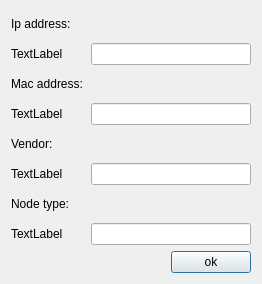
<?xml version="1.0" encoding="UTF-8"?>
<ui version="4.0">
 <class>Dialog</class>
 <widget class="QDialog" name="Dialog">
  <property name="geometry">
   <rect>
    <x>0</x>
    <y>0</y>
    <width>262</width>
    <height>284</height>
   </rect>
  </property>
  <property name="windowTitle">
   <string>Dialog</string>
  </property>
  <layout class="QGridLayout" name="gridLayout">
   <item row="1" column="1" colspan="2">
    <widget class="QLineEdit" name="nodeIpLineEdit"/>
   </item>
   <item row="3" column="0">
    <widget class="QLabel" name="nodeMacIconLabel">
     <property name="text">
      <string>TextLabel</string>
     </property>
    </widget>
   </item>
   <item row="3" column="1" colspan="2">
    <widget class="QLineEdit" name="nodeMacLineEdit"/>
   </item>
   <item row="5" column="0">
    <widget class="QLabel" name="nodeVendorIconLabel">
     <property name="text">
      <string>TextLabel</string>
     </property>
    </widget>
   </item>
   <item row="2" column="0" colspan="2">
    <widget class="QLabel" name="nodeMacTextLabel">
     <property name="text">
      <string>Mac address:</string>
     </property>
    </widget>
   </item>
   <item row="4" column="0" colspan="2">
    <widget class="QLabel" name="nodeVendorTextLabel">
     <property name="text">
      <string>Vendor:</string>
     </property>
    </widget>
   </item>
   <item row="0" column="0" colspan="2">
    <widget class="QLabel" name="nodeIpTextLabel">
     <property name="text">
      <string>Ip address:</string>
     </property>
    </widget>
   </item>
   <item row="5" column="1" colspan="2">
    <widget class="QLineEdit" name="nodeVendorLineEdit"/>
   </item>
   <item row="7" column="0">
    <widget class="QLabel" name="nodeTypeIconLabel">
     <property name="text">
      <string>TextLabel</string>
     </property>
    </widget>
   </item>
   <item row="7" column="1" colspan="2">
    <widget class="QLineEdit" name="nodeTypeLineEdit"/>
   </item>
   <item row="1" column="0">
    <widget class="QLabel" name="nodeIpIconLabel">
     <property name="text">
      <string>TextLabel</string>
     </property>
    </widget>
   </item>
   <item row="6" column="0" colspan="2">
    <widget class="QLabel" name="nodeTypeTextLabel">
     <property name="text">
      <string>Node type:</string>
     </property>
    </widget>
   </item>
   <item row="8" column="2">
    <widget class="QPushButton" name="nodeOkButton">
     <property name="text">
      <string>ok</string>
     </property>
    </widget>
   </item>
  </layout>
 </widget>
 <resources/>
 <connections/>
</ui>
